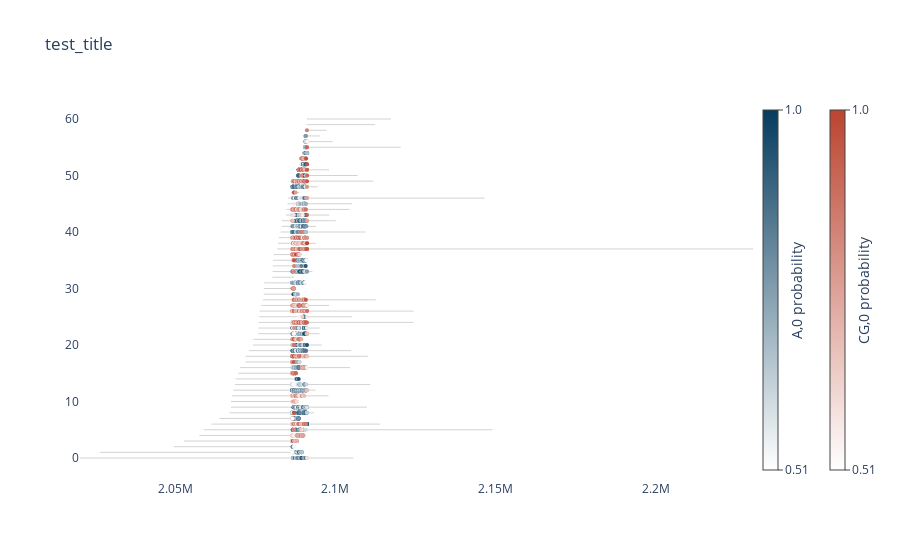

Notebook code cell kept with this figure:
### Code cell
# TODO: I feel like there has to be a cleaner way to do this, maybe using plotly express, but I dont know and I'm just trying to get this done first. Lots of iterrows. Sad.
fig = plotly.graph_objects.Figure()
for _, row in read_extent_df.iterrows():
        fig.add_trace(
            plotly.graph_objects.Scatter(
                x=[row.read_start, row.read_end],
                y=[row.y_index, row.y_index],
                mode="lines",
                line=dict(width=1, color="lightgrey"),
                showlegend=False,
            )
        )
# TODO: This way of specifying color is very dumb.
color_specs = [
      ['white', COLOR_A],
      ['white', COLOR_C]
]
for motif_idx, (motif, motif_df) in enumerate(mod_event_df.groupby('motif')):
    min_overall = motif_df['prob'].min()
    max_overall = motif_df['prob'].max()
    fig.add_trace(
            plotly.graph_objs.Scatter(
                x=motif_df['pos'],
                y=motif_df['y_index'],
                mode="markers",
                showlegend=False,
                marker=dict(
                    size=DEFAULT_DOTSIZE,
                    color=motif_df['prob'],
                    # TODO: This way of specifying color is very dumb.
                    colorscale=color_specs[motif_idx],
                    colorbar=dict(
                        title=f'{motif} probability',
                        titleside='right',
                        tickmode='array',
                        tickvals=[min_overall, max_overall],
                        ticktext=[
                            str(round(min_overall, 2)),
                            str(round(max_overall, 2)),
                        ],
                        ticks="outside",
                        thickness=15,
                        # TODO: Is this positioning system dumb?
                        x=1+(motif_idx * 0.10),
                    ),
                ),
            )
    )
#     # Draw a dot for each mod (although every mod is currently colored the same...)
#     fig.add_trace(
#         plotly.graph_objects.Scatter(
#             x=read_df["pos"],
#             y=[y_idx] * len(read_df["pos"]),
#             mode="markers",
#             showlegend=False,
#             # text=round(read_table["prob"] / 255, 2),
#             hoverinfo="text",
#             marker=dict(
#                 size=DEFAULT_DOTSIZE,
#                 # color=read_table["prob"],
#                 # colorscale="Reds",
#                 colorbar=dict(
#                     # title=mod + " probability",
#                     titleside="right",
#                     tickmode="array",
#                     # tickvals=[min_overall, max_overall],
#                     # ticktext=[
#                         # str(round(min_overall / 255, 2)),
#                         # str(round(max_overall / 255, 2)),
#                     # ],
#                     ticks="outside",
#                     thickness=15,
#                     # x=offset + 1,
#                 ),
#             ),
#         )
#     )
fig.update_layout(
    barmode="overlay",
    title="test_title",
    hovermode="closest",
    plot_bgcolor="rgba(0,0,0,0)",
)
fig.show()

### Figure 1 — Plotly figure (JSON) as saved in the notebook; plotly's stock layout.template omitted (floating-point values rounded to 4 significant figures; data arrays with more than 128 entries replaced by an {"elided": "..."} marker saying what was removed)
{"data": [{"line": {"color": "lightgrey", "width": 1}, "mode": "lines", "showlegend": false, "type": "scatter", "x": [2020326, 2105631], "y": [0, 0]}, {"line": {"color": "lightgrey", "width": 1}, "mode": "lines", "showlegend": false, "type": "scatter", "x": [2026502, 2089538], "y": [1, 1]}, {"line": {"color": "lightgrey", "width": 1}, "mode": "lines", "showlegend": false, "type": "scatter", "x": [2049588, 2087444], "y": [2, 2]}, {"line": {"color": "lightgrey", "width": 1}, "mode": "lines", "showlegend": false, "type": "scatter", "x": [2052742, 2088056], "y": [3, 3]}, {"line": {"color": "lightgrey", "width": 1}, "mode": "lines", "showlegend": false, "type": "scatter", "x": [2057567, 2090127], "y": [4, 4]}, {"line": {"color": "lightgrey", "width": 1}, "mode": "lines", "showlegend": false, "type": "scatter", "x": [2058892, 2149022], "y": [5, 5]}, {"line": {"color": "lightgrey", "width": 1}, "mode": "lines", "showlegend": false, "type": "scatter", "x": [2061285, 2113882], "y": [6, 6]}, {"line": {"color": "lightgrey", "width": 1}, "mode": "lines", "showlegend": false, "type": "scatter", "x": [2063754, 2088685], "y": [7, 7]}, {"line": {"color": "lightgrey", "width": 1}, "mode": "lines", "showlegend": false, "type": "scatter", "x": [2066974, 2093288], "y": [8, 8]}, {"line": {"color": "lightgrey", "width": 1}, "mode": "lines", "showlegend": false, "type": "scatter", "x": [2067424, 2109844], "y": [9, 9]}, {"line": {"color": "lightgrey", "width": 1}, "mode": "lines", "showlegend": false, "type": "scatter", "x": [2067430, 2088140], "y": [10, 10]}, {"line": {"color": "lightgrey", "width": 1}, "mode": "lines", "showlegend": false, "type": "scatter", "x": [2067705, 2097852], "y": [11, 11]}, {"line": {"color": "lightgrey", "width": 1}, "mode": "lines", "showlegend": false, "type": "scatter", "x": [2068123, 2093787], "y": [12, 12]}, {"line": {"color": "lightgrey", "width": 1}, "mode": "lines", "showlegend": false, "type": "scatter", "x": [2068665, 2110887], "y": [13, 13]}, {"line": {"color": "lightgrey", "width": 1}, "mode": "lines", "showlegend": false, "type": "scatter", "x": [2068835, 2088530], "y": [14, 14]}, {"line": {"color": "lightgrey", "width": 1}, "mode": "lines", "showlegend": false, "type": "scatter", "x": [2069668, 2087650], "y": [15, 15]}, {"line": {"color": "lightgrey", "width": 1}, "mode": "lines", "showlegend": false, "type": "scatter", "x": [2070233, 2104567], "y": [16, 16]}, {"line": {"color": "lightgrey", "width": 1}, "mode": "lines", "showlegend": false, "type": "scatter", "x": [2071985, 2088888], "y": [17, 17]}, {"line": {"color": "lightgrey", "width": 1}, "mode": "lines", "showlegend": false, "type": "scatter", "x": [2071993, 2110121], "y": [18, 18]}, {"line": {"color": "lightgrey", "width": 1}, "mode": "lines", "showlegend": false, "type": "scatter", "x": [2073022, 2104919], "y": [19, 19]}, {"line": {"color": "lightgrey", "width": 1}, "mode": "lines", "showlegend": false, "type": "scatter", "x": [2074304, 2095779], "y": [20, 20]}, {"line": {"color": "lightgrey", "width": 1}, "mode": "lines", "showlegend": false, "type": "scatter", "x": [2074337, 2089599], "y": [21, 21]}, {"line": {"color": "lightgrey", "width": 1}, "mode": "lines", "showlegend": false, "type": "scatter", "x": [2075960, 2095046], "y": [22, 22]}, {"line": {"color": "lightgrey", "width": 1}, "mode": "lines", "showlegend": false, "type": "scatter", "x": [2075968, 2095046], "y": [23, 23]}, {"line": {"color": "lightgrey", "width": 1}, "mode": "lines", "showlegend": false, "type": "scatter", "x": [2076102, 2124354], "y": [24, 24]}, {"line": {"color": "lightgrey", "width": 1}, "mode": "lines", "showlegend": false, "type": "scatter", "x": [2076228, 2105101], "y": [25, 25]}, {"line": {"color": "lightgrey", "width": 1}, "mode": "lines", "showlegend": false, "type": "scatter", "x": [2076354, 2124344], "y": [26, 26]}, {"line": {"color": "lightgrey", "width": 1}, "mode": "lines", "showlegend": false, "type": "scatter", "x": [2076893, 2098007], "y": [27, 27]}, {"line": {"color": "lightgrey", "width": 1}, "mode": "lines", "showlegend": false, "type": "scatter", "x": [2077339, 2112642], "y": [28, 28]}, {"line": {"color": "lightgrey", "width": 1}, "mode": "lines", "showlegend": false, "type": "scatter", "x": [2077649, 2088297], "y": [29, 29]}, {"line": {"color": "lightgrey", "width": 1}, "mode": "lines", "showlegend": false, "type": "scatter", "x": [2077706, 2087071], "y": [30, 30]}, {"line": {"color": "lightgrey", "width": 1}, "mode": "lines", "showlegend": false, "type": "scatter", "x": [2077806, 2090640], "y": [31, 31]}, {"line": {"color": "lightgrey", "width": 1}, "mode": "lines", "showlegend": false, "type": "scatter", "x": [2080326, 2087043], "y": [32, 32]}, {"line": {"color": "lightgrey", "width": 1}, "mode": "lines", "showlegend": false, "type": "scatter", "x": [2080383, 2092842], "y": [33, 33]}, {"line": {"color": "lightgrey", "width": 1}, "mode": "lines", "showlegend": false, "type": "scatter", "x": [2080498, 2090777], "y": [34, 34]}, {"line": {"color": "lightgrey", "width": 1}, "mode": "lines", "showlegend": false, "type": "scatter", "x": [2080526, 2090970], "y": [35, 35]}, {"line": {"color": "lightgrey", "width": 1}, "mode": "lines", "showlegend": false, "type": "scatter", "x": [2080761, 2088863], "y": [36, 36]}, {"line": {"color": "lightgrey", "width": 1}, "mode": "lines", "showlegend": false, "type": "scatter", "x": [2081870, 2230276], "y": [37, 37]}, {"line": {"color": "lightgrey", "width": 1}, "mode": "lines", "showlegend": false, "type": "scatter", "x": [2082113, 2093895], "y": [38, 38]}, {"line": {"color": "lightgrey", "width": 1}, "mode": "lines", "showlegend": false, "type": "scatter", "x": [2082360, 2091529], "y": [39, 39]}, {"line": {"color": "lightgrey", "width": 1}, "mode": "lines", "showlegend": false, "type": "scatter", "x": [2082907, 2109308], "y": [40, 40]}, {"line": {"color": "lightgrey", "width": 1}, "mode": "lines", "showlegend": false, "type": "scatter", "x": [2083273, 2093936], "y": [41, 41]}, {"line": {"color": "lightgrey", "width": 1}, "mode": "lines", "showlegend": false, "type": "scatter", "x": [2083275, 2100123], "y": [42, 42]}, {"line": {"color": "lightgrey", "width": 1}, "mode": "lines", "showlegend": false, "type": "scatter", "x": [2084564, 2098075], "y": [43, 43]}, {"line": {"color": "lightgrey", "width": 1}, "mode": "lines", "showlegend": false, "type": "scatter", "x": [2084803, 2104355], "y": [44, 44]}, {"line": {"color": "lightgrey", "width": 1}, "mode": "lines", "showlegend": false, "type": "scatter", "x": [2085039, 2105189], "y": [45, 45]}, {"line": {"color": "lightgrey", "width": 1}, "mode": "lines", "showlegend": false, "type": "scatter", "x": [2085195, 2146570], "y": [46, 46]}, {"line": {"color": "lightgrey", "width": 1}, "mode": "lines", "showlegend": false, "type": "scatter", "x": [2086201, 2088804], "y": [47, 47]}, {"line": {"color": "lightgrey", "width": 1}, "mode": "lines", "showlegend": false, "type": "scatter", "x": [2086296, 2094546], "y": [48, 48]}, {"line": {"color": "lightgrey", "width": 1}, "mode": "lines", "showlegend": false, "type": "scatter", "x": [2086537, 2111928], "y": [49, 49]}, {"line": {"color": "lightgrey", "width": 1}, "mode": "lines", "showlegend": false, "type": "scatter", "x": [2088170, 2106919], "y": [50, 50]}, {"line": {"color": "lightgrey", "width": 1}, "mode": "lines", "showlegend": false, "type": "scatter", "x": [2088241, 2098017], "y": [51, 51]}, {"line": {"color": "lightgrey", "width": 1}, "mode": "lines", "showlegend": false, "type": "scatter", "x": [2089132, 2091922], "y": [52, 52]}, {"line": {"color": "lightgrey", "width": 1}, "mode": "lines", "showlegend": false, "type": "scatter", "x": [2089194, 2091107], "y": [53, 53]}, {"line": {"color": "lightgrey", "width": 1}, "mode": "lines", "showlegend": false, "type": "scatter", "x": [2090125, 2092083], "y": [54, 54]}, {"line": {"color": "lightgrey", "width": 1}, "mode": "lines", "showlegend": false, "type": "scatter", "x": [2090373, 2120390], "y": [55, 55]}, {"line": {"color": "lightgrey", "width": 1}, "mode": "lines", "showlegend": false, "type": "scatter", "x": [2090405, 2099149], "y": [56, 56]}, {"line": {"color": "lightgrey", "width": 1}, "mode": "lines", "showlegend": false, "type": "scatter", "x": [2090462, 2095121], "y": [57, 57]}, {"line": {"color": "lightgrey", "width": 1}, "mode": "lines", "showlegend": false, "type": "scatter", "x": [2090880, 2097221], "y": [58, 58]}, {"line": {"color": "lightgrey", "width": 1}, "mode": "lines", "showlegend": false, "type": "scatter", "x": [2091060, 2112409], "y": [59, 59]}, {"line": {"color": "lightgrey", "width": 1}, "mode": "lines", "showlegend": false, "type": "scatter", "x": [2091139, 2117335], "y": [60, 60]}, {"marker": {"color": {"elided": "1803 float values"}, "colorbar": {"thickness": 15, "tickmode": "array", "ticks": "outside", "ticktext": ["0.51", "1.0"], "tickvals": [0.5098, 0.998], "title": {"side": "right", "text": "A,0 probability"}, "x": 1}, "colorscale": [[0, "white"], [1, "#053C5E"]], "size": 4}, "mode": "markers", "showlegend": false, "type": "scatter", "x": {"elided": "1803 int values"}, "y": {"elided": "1803 int values"}}, {"marker": {"color": {"elided": "1087 float values"}, "colorbar": {"thickness": 15, "tickmode": "array", "ticks": "outside", "ticktext": ["0.51", "1.0"], "tickvals": [0.5098, 0.998], "title": {"side": "right", "text": "CG,0 probability"}, "x": 1.1}, "colorscale": [[0, "white"], [1, "#BB4430"]], "size": 4}, "mode": "markers", "showlegend": false, "type": "scatter", "x": {"elided": "1087 int values"}, "y": {"elided": "1087 int values"}}], "layout": {"barmode": "overlay", "hovermode": "closest", "plot_bgcolor": "rgba(0,0,0,0)", "title": {"text": "test_title"}}}
